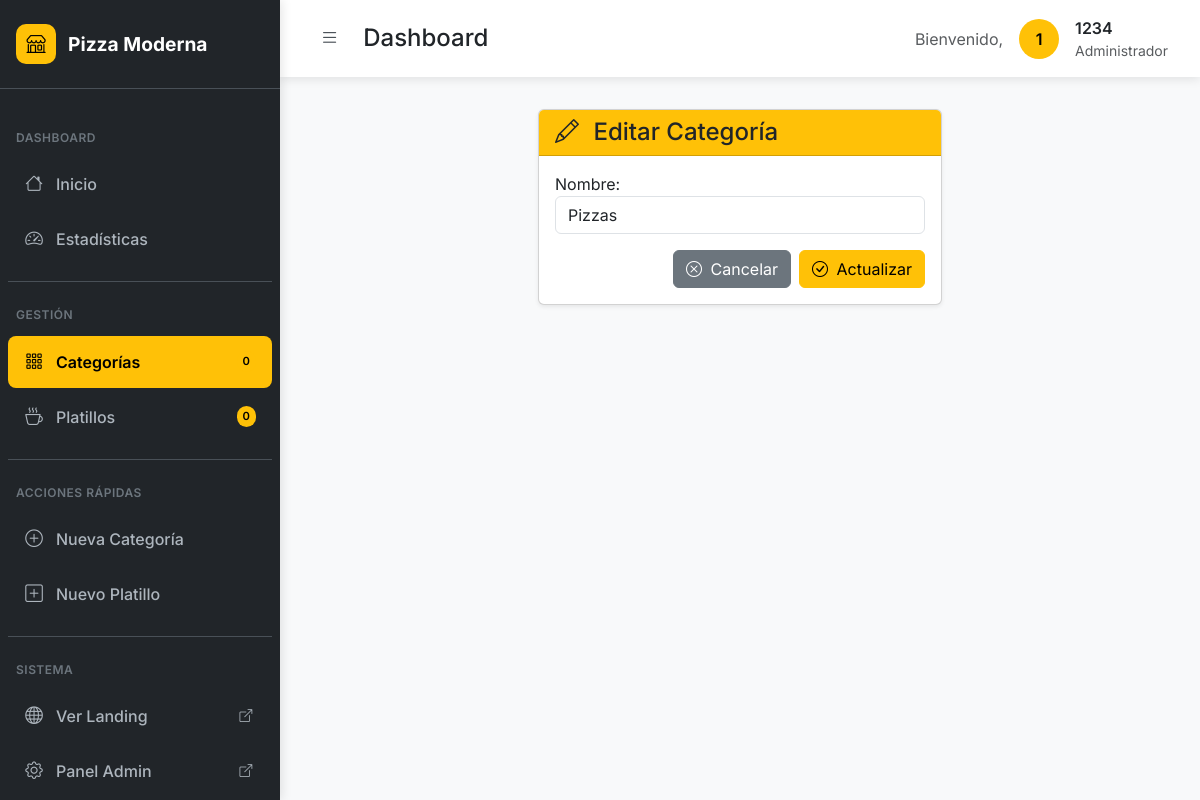
Screenshot of /platillos/categorias/8/edit/ (signed in) with the database file from the repository.
### apps/accounts/models.py (models this page shows)
class AppUser(AbstractUser):
    pass

### apps/platillos/models.py (models this page shows, shortened)
class Categoria(models.Model):
    nombre = models.CharField(max_length=100)

### apps/platillos/views.py (the view)
# urls.py: path('categorias/<int:pk>/edit/', views.CategoriaUpdateView.as_view(), name='categoria_edit'),
class CategoriaUpdateView(LoginRequiredMixin, UpdateView):
    model = Categoria
    form_class = CategoriaForm
    template_name = 'categorias/categoria_edit_form.html'
    success_url = '/platillos/categorias/'

### apps/platillos/forms.py
class CategoriaForm(forms.ModelForm):
    class Meta:
        model = Categoria
        fields = ['nombre']
        widgets = {
            'nombre': forms.TextInput(attrs={'class': 'form-control', 'placeholder': 'Ingrese el nombre de la categoría'})
        }

### templates/categorias/categoria_edit_form.html (shortened to what this page needs)
{% extends 'main/base_user.html' %}
{% block content %}
<div class="container-fluid">
    <div class="row justify-content-center">
        <div class="col-md-6">
            <div class="card shadow-sm">
                <div class="card-header bg-warning text-dark">
                    <h4 class="mb-0">
                        <i class="bi bi-pencil me-2"></i>
                        Editar Categoría
                    </h4>
                </div>
                <div class="card-body">
                    <form method="post">
                        {{ form.as_p }}
                        <div class="d-flex justify-content-end gap-2">
                            <a href="{% url 'platillos:categoria_list' %}" class="btn btn-secondary">
                                <i class="bi bi-x-circle me-1"></i>
                                Cancelar
                            </a>
                            <button type="submit" class="btn btn-warning">
                                <i class="bi bi-check-circle me-1"></i>
                                Actualizar
                            </button>
                        </div>
                    </form>
                </div>
            </div>
        </div>
    </div>
</div>
{% endblock %}

### templates/main/base_user.html (shortened to what this page needs)
{% load static %}
<!DOCTYPE html>
<html lang="es" class="h-100">
<head>
    <link href="{% static 'bootstrap/css/bootstrap.min.css' %}" rel="stylesheet">
    <link rel="stylesheet" href="https://cdn.jsdelivr.net/npm/bootstrap-icons@1.11.1/font/bootstrap-icons.css">
</head>
<body>
    <nav class="sidebar" id="sidebar">
        <div class="sidebar-header">
            <div class="logo">
                <i class="bi bi-shop"></i>
            </div>
            <span class="brand">Pizza Moderna</span>
        </div>
        <div class="sidebar-menu">
            <div class="menu-label">Dashboard</div>
            <div class="menu-item">
                <a href="{% url 'main:index' %}" class="menu-link {% if request.resolver_match.url_name == 'index' %}active{% endif %}">
                    <i class="bi bi-house"></i>
                    <span class="menu-text">Inicio</span>
                </a>
            </div>
            <div class="menu-item">
                <a href="{% url 'main:dashboard' %}" class="menu-link {% if request.resolver_match.url_name == 'dashboard' %}active{% endif %}">
                    <i class="bi bi-speedometer2"></i>
                    <span class="menu-text">Estadísticas</span>
                </a>
            </div>
            <div class="menu-divider"></div>
            <div class="menu-label">Gestión</div>
            <div class="menu-item">
                <a href="{% url 'platillos:categoria_list' %}" class="menu-link {% if 'categoria' in request.resolver_match.url_name %}active{% endif %}">
                    <i class="bi bi-grid-3x3-gap"></i>
                    <span class="menu-text">Categorías</span>
                    <span class="menu-badge">{{ categorias_count|default:"0" }}</span>
                </a>
            </div>
            <div class="menu-item">
                <a href="{% url 'platillos:platillo_list' %}" class="menu-link {% if 'platillo' in request.resolver_match.url_name %}active{% endif %}">
                    <i class="bi bi-cup-hot"></i>
                    <span class="menu-text">Platillos</span>
                    <span class="menu-badge">{{ platillos_count|default:"0" }}</span>
                </a>
            </div>
            <div class="menu-divider"></div>
            <div class="menu-label">Acciones Rápidas</div>
            <div class="menu-item">
                <a href="{% url 'platillos:categoria_create' %}" class="menu-link">
                    <i class="bi bi-plus-circle"></i>
                    <span class="menu-text">Nueva Categoría</span>
                </a>
            </div>
            <div class="menu-item">
                <a href="{% url 'platillos:platillo_create' %}" class="menu-link">
                    <i class="bi bi-plus-square"></i>
                    <span class="menu-text">Nuevo Platillo</span>
                </a>
            </div>
            <div class="menu-divider"></div>
            <div class="menu-label">Sistema</div>
            <div class="menu-item">
                <a href="{% url 'main:landing' %}" class="menu-link" target="_blank">
                    <i class="bi bi-globe"></i>
                    <span class="menu-text">Ver Landing</span>
                    <i class="bi bi-box-arrow-up-right ms-auto" style="font-size: 0.8rem;"></i>
                </a>
            </div>
            <div class="menu-item">
                <a href="/admin/" class="menu-link" target="_blank">
                    <i class="bi bi-gear"></i>
                    <span class="menu-text">Panel Admin</span>
                    <i class="bi bi-box-arrow-up-right ms-auto" style="font-size: 0.8rem;"></i>
                </a>
            </div>
        </div>
    </nav>
    <div class="main-content">
        <div class="top-bar">
            <div class="d-flex align-items-center">
                <button class="sidebar-toggle" id="sidebarToggle">
                    <i class="bi bi-list"></i>
                </button>
                <h1 class="h4 mb-0 ms-3">{% block page_title %}Dashboard{% endblock %}</h1>
            </div>
            <div class="user-menu">
                <span class="text-muted d-none d-md-inline">Bienvenido,</span>
                <div class="user-avatar">
                    {{ user.first_name.0|default:user.username.0|upper }}
                </div>
                <div class="d-none d-md-block">
                    <div class="fw-semibold">{{ user.first_name|default:user.username }}</div>
                    <div class="text-muted small">Administrador</div>
                </div>
            </div>
        </div>
        <div class="content-area">
            {% block content %}{% endblock %}
        </div>
    </div>
</body>
</html>

### templates/main/base_user.html (style rules this page uses)
:root { --sidebar-width: 280px; --sidebar-collapsed-width: 70px; --primary-color: #ffc107; --primary-dark: #e0a800; --sidebar-bg: #212529; --sidebar-hover: #495057; }
body { font-family: 'Inter', sans-serif; background-color: #f8f9fa; }
.sidebar { position: fixed; left: 0; top: 0; height: 100vh; width: var(--sidebar-width); background: var(--sidebar-bg); transition: all 0.3s ease; z-index: 1000; overflow-y: auto; box-shadow: 2px 0 10px rgba(0,0,0,0.1); }
.sidebar-header { padding: 1.5rem 1rem; border-bottom: 1px solid #495057; display: flex; align-items: center; gap: 12px; }
.sidebar-header .logo { width: 40px; height: 40px; background: var(--primary-color); border-radius: 10px; display: flex; align-items: center; justify-content: center; color: #000; font-weight: bold; font-size: 1.2rem; flex-shrink: 0; }
.sidebar-header .brand { color: white; font-weight: 700; font-size: 1.2rem; white-space: nowrap; transition: opacity 0.3s ease; }
.sidebar-menu { padding: 1rem 0; }
.menu-item { margin: 0.2rem 0.5rem; }
.menu-link { display: flex; align-items: center; padding: 0.8rem 1rem; color: #adb5bd; text-decoration: none; border-radius: 8px; transition: all 0.2s ease; gap: 12px; position: relative; font-weight: 500; }
.menu-link.active { background-color: var(--primary-color); color: #000; font-weight: 600; }
.menu-link i { width: 20px; text-align: center; flex-shrink: 0; font-size: 1.1rem; }
.menu-text { white-space: nowrap; transition: opacity 0.3s ease; }
.menu-divider { height: 1px; background: #495057; margin: 1rem 0.5rem; }
.menu-label { color: #6c757d; font-size: 0.75rem; font-weight: 600; text-transform: uppercase; letter-spacing: 0.5px; padding: 0.5rem 1rem; margin-top: 1rem; transition: opacity 0.3s ease; }
.main-content { margin-left: var(--sidebar-width); transition: margin-left 0.3s ease; min-height: 100vh; }
.top-bar { background: white; padding: 1rem 2rem; box-shadow: 0 2px 10px rgba(0,0,0,0.1); display: flex; align-items: center; justify-content: space-between; position: sticky; top: 0; z-index: 100; }
.sidebar-toggle { background: none; border: none; font-size: 1.2rem; color: #495057; cursor: pointer; padding: 0.5rem; border-radius: 6px; transition: all 0.2s ease; }
.user-menu { display: flex; align-items: center; gap: 1rem; }
.user-avatar { width: 40px; height: 40px; background: var(--primary-color); border-radius: 50%; display: flex; align-items: center; justify-content: center; color: #000; font-weight: 600; }
.content-area { padding: 2rem; }
.menu-badge { background: var(--primary-color); color: #000; font-size: 0.7rem; padding: 2px 6px; border-radius: 10px; margin-left: auto; font-weight: 600; }

### rows the page displays
AppUser: first_name.0 "1", first_name "1234"
Categoria: nombre "Pizzas"

### other values shown
{{ categorias_count|default:"0" }} "0"
{{ platillos_count|default:"0" }} "0"
